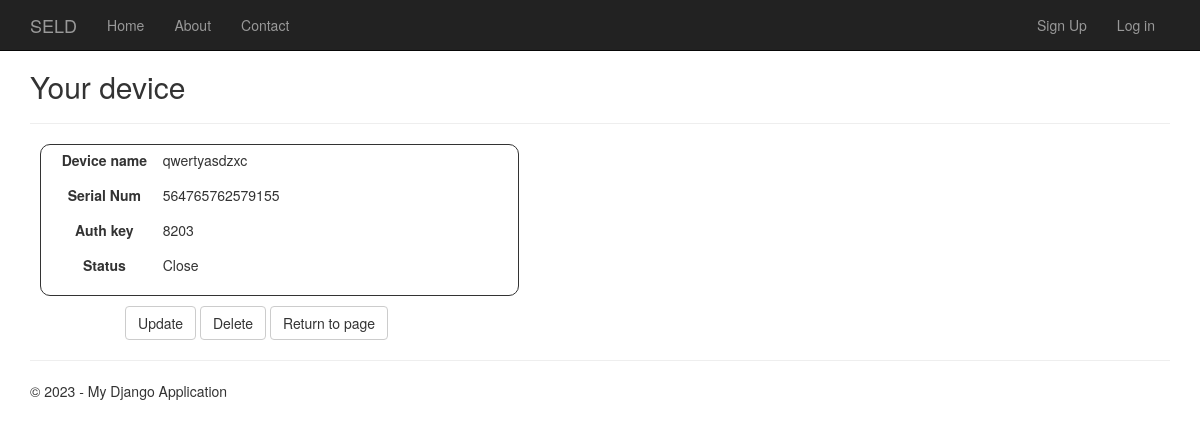
Before: /your_device/46/ with the older database file.
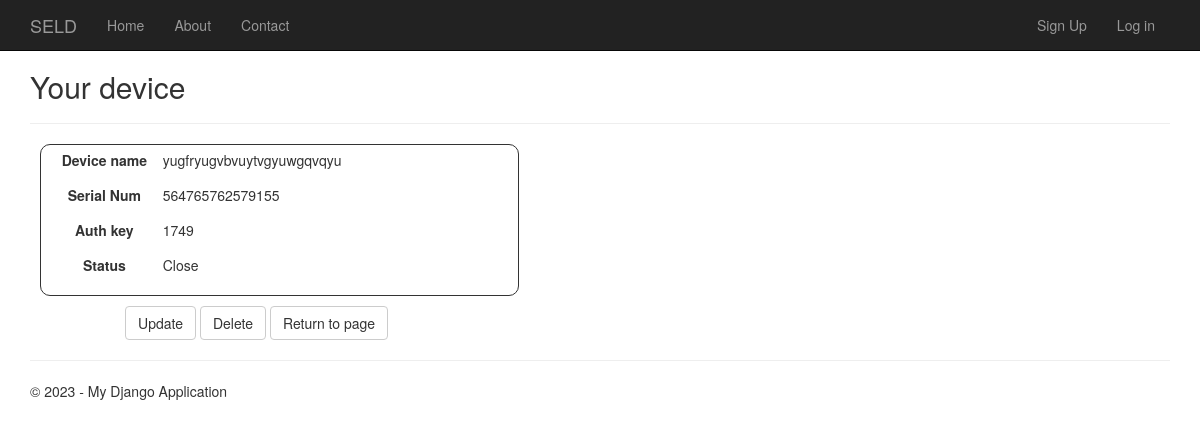
After: the same page with the newer database file.
### app/models.py (models this page shows, shortened)
class DeviceModel(models.Model):
    device_name = models.CharField(max_length=255)
    serial_num = models.CharField(max_length=255)
    auth_key = models.IntegerField(null=False)
    status = models.CharField(max_length=10, default="Close")
    user = UserForeignKey(auto_user_add=True)
    objects = models.Manager()

### app/views.py (the view)
class DeviceDetailView(DetailView):
    model = DeviceModel
    template_name = 'app/your_device.html'
    context_object_name = 'data'

### app/templates/app/your_device.html
{% extends 'app/layout.html'%}
{% block content %}
<h2>Your device</h2>
<hr />
<div class="block-form">
    <div class="form-group">
        <label class="col-md-3 lining control-label">Device name</label>
        <div class="col-md-20">
            {{ data.device_name }}
        </div>
    </div>
    <div class="form-group">
        <label class="col-md-3 lining control-label">Serial Num</label>
        <div class="col-md-20">
            {{ data.serial_num }}
        </div>
    </div>
    <div class="form-group">
        <label class="col-md-3 lining control-label">Auth key</label>
        <div class="col-md-20">
            {{ data.auth_key }}
        </div>
    </div>
    <div class="form-group">
        <label class="col-md-3 lining control-label">Status</label>
        <div class="col-md-20">
            {{ data.status }}
        </div>
    </div>
</div>
<div>
    <a href="{% url 'update_form' data.id %}" class="col-md-offset-1 btn btn-default">Update</a>
    <a href="{% url 'delete_form' data.id %}" class="col-md-offset btn btn-default">Delete</a>
    <a href="{% url 'devices' %}" class="col-md-offset btn btn-default">Return to page</a>
</div>
{% endblock %}

Changed rows visible on the page:
changed DeviceModel "Close": device_name "qwertyasdzxc" → "yugfryugvbvuytvgyuwgqvqyu"; auth_key "8203" → "1749"
